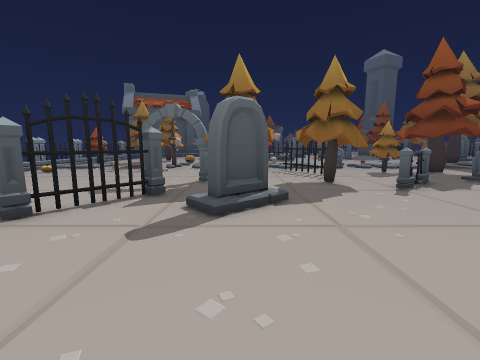
[1] (above)

17 first-person views from a walk through a 3-D level made in the Godot game engine. The camera is 1.2 m above the floor, tilts 8° down and sees 90° across. The floor is counted in squares, 1 m on a side. Each view is taken from the middle of a square. On the plan, view 1 faces up. The plan holds only what a view shows up to about 12 squares ahead; the rest is blank. The place goes on beyond the plan. Characters and animated objects are not drawn.

[2]
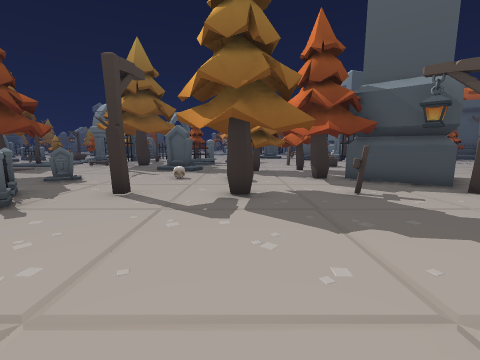

[3]
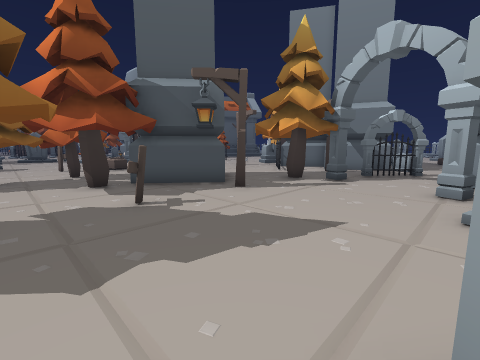

[4]
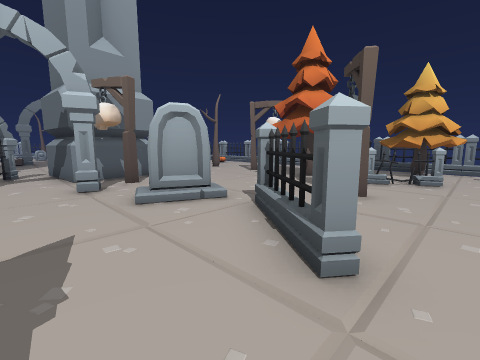

[5]
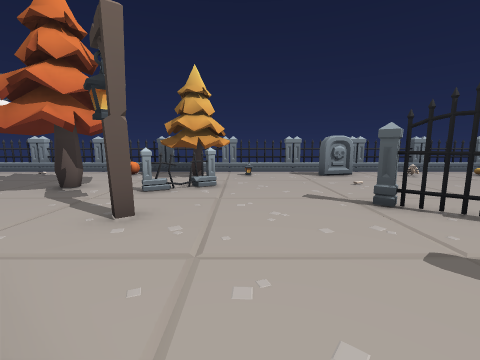

[6]
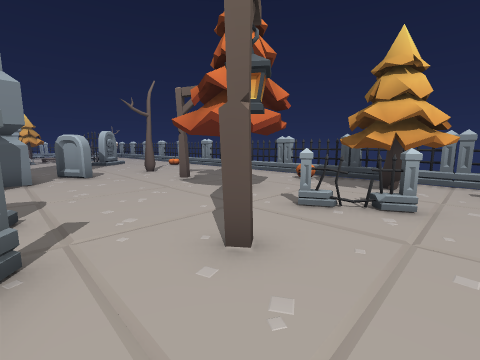

[7]
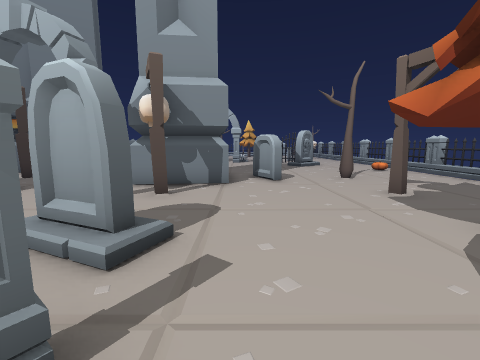

[8]
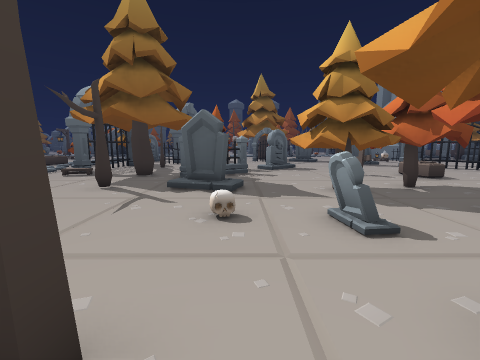

[9]
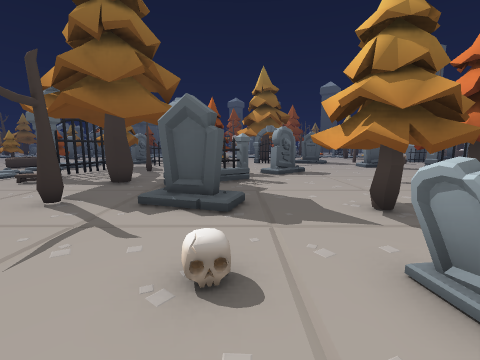

[10]
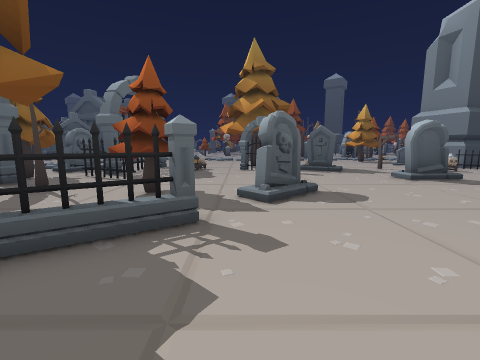

[11]
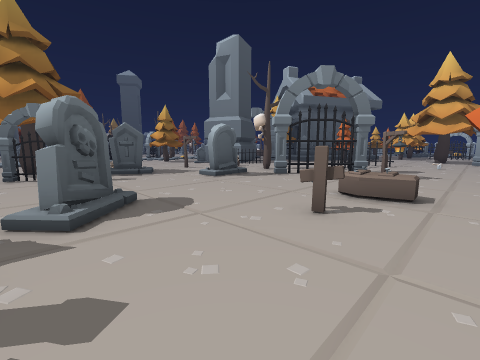

[12]
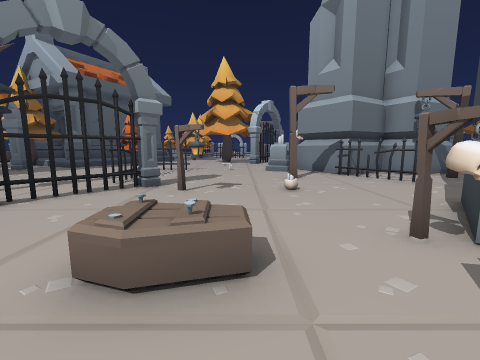

[13]
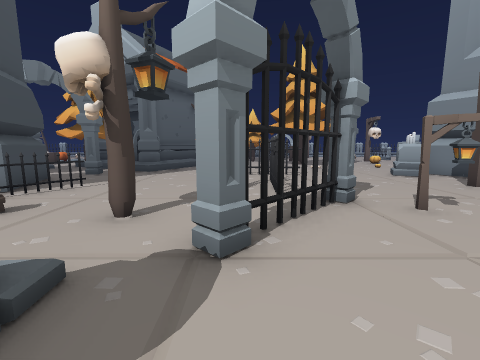

[14]
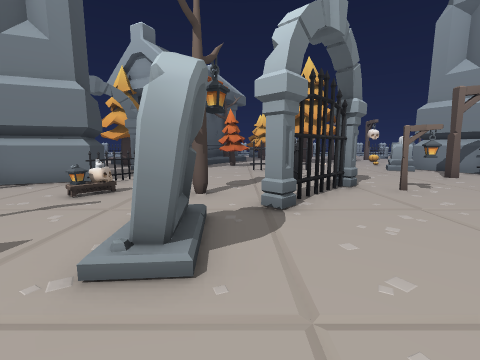

[15]
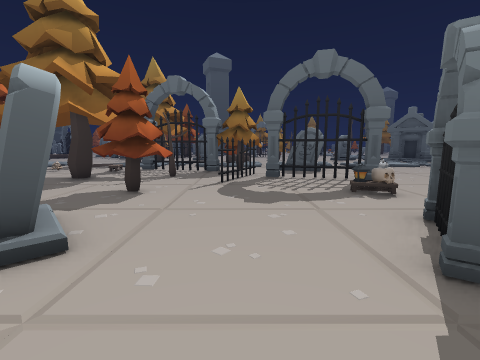

[16]
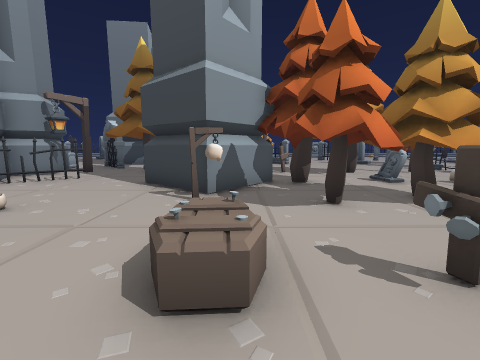

[17]
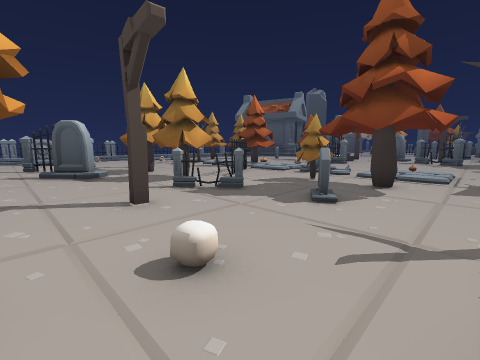

### Floor plan
Key: @ floor where view 1 was taken; # wall or solid block; x gap in a wall; . main floor; : floor 0.25 m higher than the main floor; / step, stairs or slope; = window, fence, low wall or low ledge; F fence; T pine tree; M tombstone; H thing the floor can be seen under or through; R tree; L lantern; C coffin; S skull; B bench; A candle; O other object.
Columns run from 11 left of view 1 to 29 right of it. Each row starts with its distance up from view 1.
 13                //O::.      :.
 12 FF .... ..   #....TTTT..  .....
 11 F.O....O..   .#..TTTTT.. .O#x#xTTT/MM.
 10 F.........  ...#...TTT..........T..... ..
  9 F......... T.TTT....T............#.... ..
  8 F.......#.TTTTTT.F.MM..R..T..RR.##x#x...
  7 F..........TT.T.F...............#......
  6 F.......HH............./ F...TT........
  5 F.M..O..H..M.....#.....M..F..TT.....B.
  4 F......H .............//...F.........
  3 F...............TTT................#.
  2 F..............TTTT.M.TT.....MM... #..T
  1 F...............TTT..TTTT.........#
  0 F.TT.F.....@F....TTTTTTT...........
 -1 FFTT.F..L..F.....#TTTTTTT.#........M
 -2 F.TT..F...F........T#TTT.........../
 -3 F...TTT............###....C.....M...
 -4 F...TTT.../M/....L#####S........M...
 -5 F...TTT............ ##........../..#
 -6 F....T......#....TT #.........H......
 -7 F.O..S.....S....#T.T......L..H..R..B..
 -8 F...............#TT.........H.........#
 -9 F.........###..##T.#.........#......###
-10 F....R..M.  #.## L.##..#.....#.....=.#
-11 F.........  #.#  #####.......#.......#
-12 F.........   ..M##  ##................
-13 F O. .. ..   ..      ##A....###.....#..
-14 F                      ..  ...  .......

Positions as (right, up) in squares from view 1, and headings:
1: (0, 0), facing up
2: (0, 2), facing right
3: (1, 1), facing down-right
4: (3, 1), facing down-left
5: (1, 1), facing left
6: (-1, 1), facing down-left
7: (-2, -1), facing down
8: (5, 4), facing right
9: (7, 4), facing right
10: (12, 3), facing right
11: (13, 3), facing down-right
12: (14, -1), facing down
13: (19, -3), facing down
14: (20, -1), facing down
15: (21, -1), facing up
16: (17, -3), facing left
17: (11, 3), facing up-left
